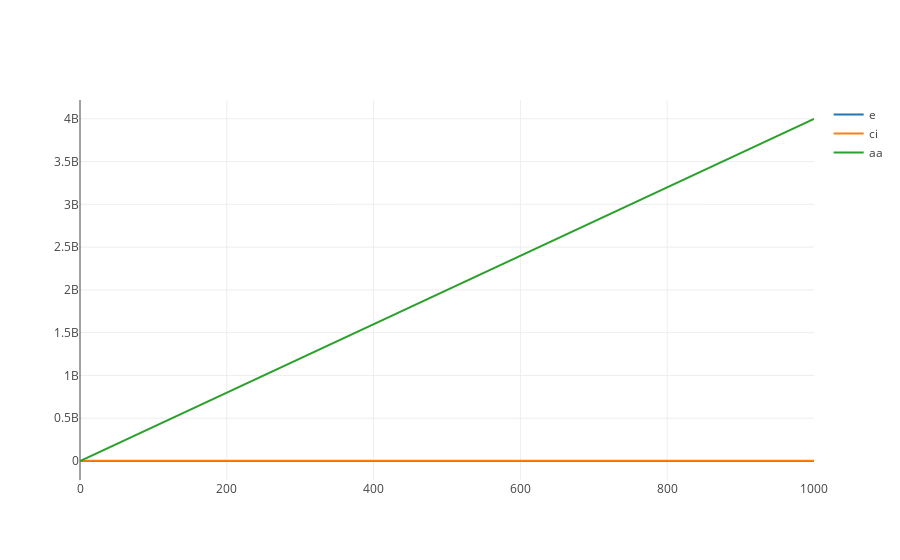

Write notebook code for a chart like this one.
### Code cell
biosyn.reset()
biosyn.simulate(start = 0, end = 1000, steps = 1000,selections =['time','e','ci','aa'])
biosyn.plot()

#biosyn.steadyStateSelections = ['']
#values = biosyn.getSteadyStateValues()
#selections = biosyn.steadyStateSelections
#print(values)
#print(selections)

### Figure 1 — Plotly figure (JSON) as saved in the notebook; plotly's stock layout.template omitted (floating-point values rounded to 4 significant figures; data arrays with more than 128 entries replaced by an {"elided": "..."} marker saying what was removed)
{"data": [{"type": "scatter", "x": {"elided": "1001 int values"}, "y": {"elided": "1001 int values"}, "name": "e", "opacity": 1, "mode": "lines"}, {"type": "scatter", "x": {"elided": "1001 int values"}, "y": {"elided": "1001 int values"}, "name": "ci", "opacity": 1, "mode": "lines"}, {"type": "scatter", "x": {"elided": "1001 int values"}, "y": {"elided": "1001 float values"}, "name": "aa", "opacity": 1, "mode": "lines"}], "layout": {}}
